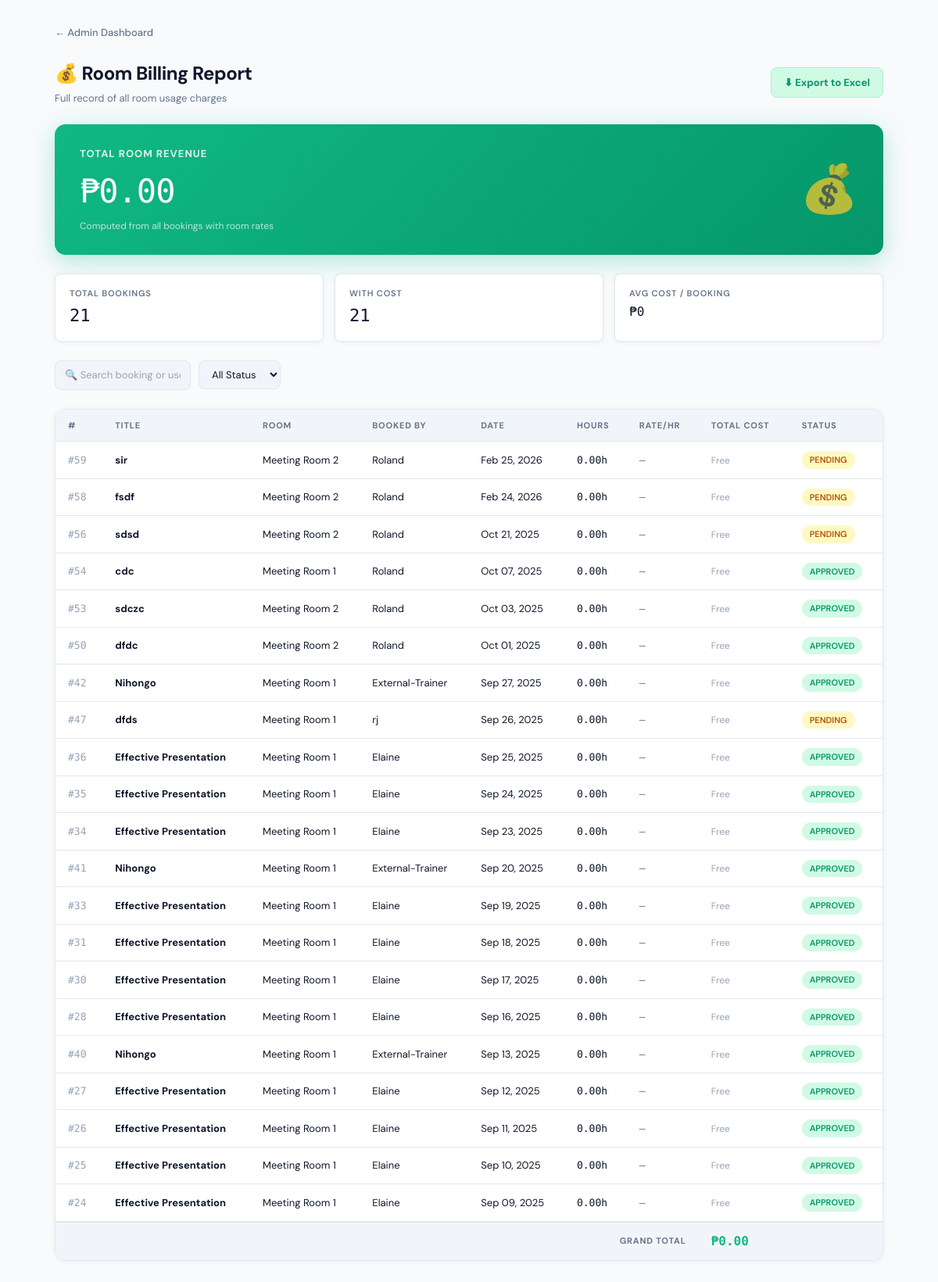
The page /dashboard-admin/billing/ (signed in) on the database its author committed.
### booking/models.py (models this page shows, shortened)
class Booking(models.Model):
    STATUS_CHOICES = [
        ("Pending",  "Pending"),
        ("Approved", "Approved"),
        ("Rejected", "Rejected"),
    ]
    room       = models.ForeignKey(Room, on_delete=models.CASCADE, related_name='bookings')
    title      = models.CharField(max_length=200)
    attendees  = models.PositiveIntegerField(default=1)
    start      = models.DateTimeField()
    end        = models.DateTimeField()
    created_by = models.ForeignKey(User, on_delete=models.CASCADE, related_name='bookings')
    color      = models.CharField(max_length=7, blank=True, null=True)
    status     = models.CharField(max_length=20, choices=STATUS_CHOICES, default="Pending")
    hours_used = models.DecimalField(max_digits=6,  decimal_places=2, default=0)
    total_cost = models.DecimalField(max_digits=10, decimal_places=2, default=0)

class Room(models.Model):
    name           = models.CharField(max_length=100, unique=True)
    description    = models.CharField(max_length=255, blank=True)
    capacity       = models.PositiveIntegerField(default=0, help_text="Max attendees")
    tools          = models.CharField(max_length=255, blank=True, help_text="e.g. speaker, projector")
    tables         = models.PositiveIntegerField(default=0)
    chairs         = models.PositiveIntegerField(default=0)
    image          = models.ImageField(upload_to='room_images/', blank=True, null=True)
    projector      = models.CharField(max_length=3, choices=[("Yes","Yes"),("No","No")], default="No")
    speaker        = models.CharField(max_length=3, choices=[("Yes","Yes"),("No","No")], default="No")
    price_per_hour = models.DecimalField(
        max_digits=10, decimal_places=2, default=0.00,
        help_text="Room rental cost per hour (PHP)"
    )

### booking/views.py (the view)
# urls.py: path("dashboard-admin/billing/",        views.room_billing_report, name="room_billing_report"),
@login_required
@user_passes_test(lambda u: u.is_superuser)
def room_billing_report(request):
    bookings      = Booking.objects.select_related('room', 'created_by').order_by('-start')
    total_revenue = sum(b.total_cost for b in bookings)
    return render(request, 'booking/room_billing.html', {
        'bookings':      bookings,
        'total_revenue': total_revenue,
    })

### booking/templates/booking/room_billing.html (shortened to what this page needs)
{% extends 'booking/base.html' %}
{% block content %}
<div class="page-wrap">
  <a href="{% url 'admin_dashboard' %}" class="back-link">← Admin Dashboard</a>
  <div style="display:flex;align-items:center;justify-content:space-between;flex-wrap:wrap;gap:12px;">
    <div>
      <div style="font-size:24px;font-weight:700;letter-spacing:-.5px;">💰 Room Billing Report</div>
      <div style="font-size:13px;color:var(--muted);margin-top:4px;">Full record of all room usage charges</div>
    </div>
    <a href="{% url 'export_billing_excel' %}" class="btn-export">⬇ Export to Excel</a>
  </div>
  <div class="billing-hero">
    <div>
      <div class="hero-label">Total Room Revenue</div>
      <div class="hero-amount">₱{{ total_revenue|floatformat:2 }}</div>
      <div class="hero-sub">Computed from all bookings with room rates</div>
    </div>
    <div class="hero-icon">💰</div>
  </div>
  <div class="stats-row">
    <div class="stat-card">
      <div class="stat-label">Total Bookings</div>
      <div class="stat-val">{{ bookings|length }}</div>
    </div>
    <div class="stat-card">
      <div class="stat-label">With Cost</div>
      <div class="stat-val">{{ bookings|length }}</div>
    </div>
    <div class="stat-card">
      <div class="stat-label">Avg Cost / Booking</div>
      <div class="stat-val" style="font-size:16px;">
        {% if bookings %}₱{% widthratio total_revenue bookings|length 1 %}{% else %}—{% endif %}
      </div>
    </div>
  </div>
  <div class="filter-row">
    <input type="text" id="searchInput" placeholder="🔍 Search booking or user…" oninput="filterTable()">
    <select id="statusFilter" onchange="filterTable()">
      <option value="">All Status</option>
    </select>
  </div>
  <div class="table-wrap">
    <table>
      <thead>
        <tr>
          <th>#</th>
          <th>Title</th>
          <th>Room</th>
          <th>Booked By</th>
          <th>Date</th>
          <th>Hours</th>
          <th>Rate/hr</th>
          <th>Total Cost</th>
          <th>Status</th>
        </tr>
      </thead>
      <tbody id="billingBody">
        {% for b in bookings %}
        <tr data-status="{{ b.status }}" data-search="{{ b.title|lower }} {{ b.created_by.username|lower }} {{ b.room.name|lower }}">
          <td><span style="font-family:'DM Mono',monospace;color:var(--dim);">#{{ b.id }}</span></td>
          <td><strong>{{ b.title }}</strong></td>
          <td>{{ b.room.name }}</td>
          <td>{{ b.created_by.username }}</td>
          <td>{{ b.start|date:"M d, Y" }}</td>
          <td style="font-family:'DM Mono',monospace;">{{ b.hours_used }}h</td>
          <td style="font-family:'DM Mono',monospace;color:var(--muted);">
            {% if b.room.price_per_hour > 0 %}₱{{ b.room.price_per_hour|floatformat:2 }}{% else %}—{% endif %}
          </td>
          <td>
            {% if b.total_cost > 0 %}
            <span class="cost-cell">₱{{ b.total_cost|floatformat:2 }}</span>
            {% else %}
            <span class="free-cell">Free</span>
            {% endif %}
          </td>
          <td>
            <span class="badge {% if b.status == 'Approved' %}badge-green{% elif b.status == 'Pending' %}badge-yellow{% else %}badge-red{% endif %}">{{ b.status }}</span>
          </td>
        </tr>
        {% empty %}
        <tr class="empty-row"><td colspan="9">No billing records found.</td></tr>
        {% endfor %}
      </tbody>
      <tfoot>
        <tr>
          <td colspan="7" class="total-label">GRAND TOTAL</td>
          <td class="cost-cell" style="font-size:16px;">₱{{ total_revenue|floatformat:2 }}</td>
          <td></td>
        </tr>
      </tfoot>
    </table>
  </div>
</div>
{% endblock %}

### booking/templates/booking/room_billing.html (style rules this page uses)
*,*::before,*::after { box-sizing:border-box; margin:0; padding:0; }
:root { --bg:#f8fafc; --surface:#fff; --surface2:#f1f5f9; --border:#e2e8f0; --accent:#4f46e5; --accent2:#ef4444; --accent3:#10b981; --text:#0f172a; --muted:#64748b; --dim:#94a3b8; --shadow:0 1px 6px rgba(0,0,0,.06); --shadow-md:0 4px 20px rgba(0,0,0,.08); --radius:14px; --radius-sm:8px; }
body { font-family:'DM Sans',sans-serif!important; background:var(--bg)!important; color:var(--text)!important; min-height:100vh!important; }
.page-wrap { max-width:1100px; margin:0 auto; padding:32px 20px; display:flex; flex-direction:column; gap:24px; }
.back-link { display:inline-flex; align-items:center; gap:6px; font-size:13px; color:var(--muted); text-decoration:none; font-weight:500; transition:.15s; }
.billing-hero { background:linear-gradient(135deg,#10b981,#059669); border-radius:var(--radius); padding:28px 32px; display:flex; align-items:center; justify-content:space-between; box-shadow:0 8px 30px rgba(16,185,129,.3); }
.hero-label { font-size:13px; color:rgba(255,255,255,.85); text-transform:uppercase; letter-spacing:1px; font-weight:700; margin-bottom:6px; }
.hero-amount { font-family:'DM Mono',monospace; font-size:42px; font-weight:500; color:white; letter-spacing:-1px; }
.hero-sub { font-size:12px; color:rgba(255,255,255,.7); margin-top:4px; }
.hero-icon { font-size:60px; opacity:.7; }
.stats-row { display:grid; grid-template-columns:repeat(auto-fit,minmax(160px,1fr)); gap:14px; }
.stat-card { background:var(--surface); border:1.5px solid var(--border); border-radius:var(--radius-sm); padding:16px 18px; box-shadow:var(--shadow); }
.stat-label { font-size:11px; font-weight:600; color:var(--muted); text-transform:uppercase; letter-spacing:.8px; margin-bottom:4px; }
.stat-val { font-family:'DM Mono',monospace; font-size:22px; font-weight:500; color:var(--text); }
.filter-row { display:flex; align-items:center; gap:10px; flex-wrap:wrap; }
.filter-row input,.filter-row select { padding:8px 12px; border-radius:var(--radius-sm); border:1.5px solid var(--border); background:var(--surface2); font-size:13px; font-family:'DM Sans',sans-serif; color:var(--text); outline:none; transition:.2s; }
.btn-export { display:inline-flex; align-items:center; gap:6px; padding:9px 16px; background:#d1fae5; color:#059669; border:1.5px solid #a7f3d0; border-radius:var(--radius-sm); font-size:13px; font-weight:700; text-decoration:none; transition:.15s; }
.table-wrap { background:var(--surface); border:1.5px solid var(--border); border-radius:var(--radius); overflow:hidden; box-shadow:var(--shadow); }
table { width:100%; border-collapse:collapse; font-size:13px; }
thead th { background:var(--surface2); padding:12px 16px; text-align:left; font-size:11px; font-weight:700; text-transform:uppercase; letter-spacing:.8px; color:var(--muted); border-bottom:1.5px solid var(--border); white-space:nowrap; }
tbody tr { border-bottom:1px solid var(--border); transition:.15s; }
tbody tr:last-child { border-bottom:none; }
tbody td { padding:12px 16px; color:var(--text); vertical-align:middle; }
.badge { display:inline-flex; padding:3px 10px; border-radius:20px; font-size:11px; font-weight:600; text-transform:uppercase; }
.badge-green { background:#d1fae5; color:#059669; }
.badge-yellow { background:#fef9c3; color:#b45309; }
.cost-cell { font-family:'DM Mono',monospace; font-size:13px; font-weight:700; color:var(--accent3); }
.free-cell { font-size:12px; color:var(--dim); }
tfoot td { padding:12px 16px; font-weight:700; border-top:2px solid var(--border); background:var(--surface2); font-size:13px; }
.total-label { text-align:right; color:var(--muted); text-transform:uppercase; letter-spacing:.8px; font-size:11px; }

### rows shown on the page
Booking: id "59", title "sir", room.name "Meeting Room 2", created_by.username "Roland", start "Feb 25, 2026", hours_used "0.00", total_cost "Free", status "PENDING"
Booking: id "58", title "fsdf", room.name "Meeting Room 2", created_by.username "Roland", start "Feb 24, 2026", hours_used "0.00", total_cost "Free", status "PENDING"
Booking: id "56", title "sdsd", room.name "Meeting Room 2", created_by.username "Roland", start "Oct 21, 2025", hours_used "0.00", total_cost "Free", status "PENDING"
Booking: id "54", title "cdc", room.name "Meeting Room 1", created_by.username "Roland", start "Oct 07, 2025", hours_used "0.00", total_cost "Free", status "APPROVED"
Booking: id "53", title "sdczc", room.name "Meeting Room 2", created_by.username "Roland", start "Oct 03, 2025", hours_used "0.00", total_cost "Free", status "APPROVED"
Booking: id "50", title "dfdc", room.name "Meeting Room 2", created_by.username "Roland", start "Oct 01, 2025", hours_used "0.00", total_cost "Free", status "APPROVED"
Booking: id "42", title "Nihongo", room.name "Meeting Room 1", created_by.username "External-Trainer", start "Sep 27, 2025", hours_used "0.00", total_cost "Free", status "APPROVED"
Booking: id "47", title "dfds", room.name "Meeting Room 1", created_by.username "rj", start "Sep 26, 2025", hours_used "0.00", total_cost "Free", status "PENDING"
Booking: id "36", title "Effective Presentation", room.name "Meeting Room 1", created_by.username "Elaine", start "Sep 25, 2025", hours_used "0.00", total_cost "Free", status "APPROVED"
Booking: id "35", title "Effective Presentation", room.name "Meeting Room 1", created_by.username "Elaine", start "Sep 24, 2025", hours_used "0.00", total_cost "Free", status "APPROVED"
Booking: id "34", title "Effective Presentation", room.name "Meeting Room 1", created_by.username "Elaine", start "Sep 23, 2025", hours_used "0.00", total_cost "Free", status "APPROVED"
Booking: id "41", title "Nihongo", room.name "Meeting Room 1", created_by.username "External-Trainer", start "Sep 20, 2025", hours_used "0.00", total_cost "Free", status "APPROVED"
Booking: id "33", title "Effective Presentation", room.name "Meeting Room 1", created_by.username "Elaine", start "Sep 19, 2025", hours_used "0.00", total_cost "Free", status "APPROVED"
Booking: id "31", title "Effective Presentation", room.name "Meeting Room 1", created_by.username "Elaine", start "Sep 18, 2025", hours_used "0.00", total_cost "Free", status "APPROVED"
Booking: id "30", title "Effective Presentation", room.name "Meeting Room 1", created_by.username "Elaine", start "Sep 17, 2025", hours_used "0.00", total_cost "Free", status "APPROVED"
Booking: id "28", title "Effective Presentation", room.name "Meeting Room 1", created_by.username "Elaine", start "Sep 16, 2025", hours_used "0.00", total_cost "Free", status "APPROVED"
Booking: id "40", title "Nihongo", room.name "Meeting Room 1", created_by.username "External-Trainer", start "Sep 13, 2025", hours_used "0.00", total_cost "Free", status "APPROVED"
Booking: id "27", title "Effective Presentation", room.name "Meeting Room 1", created_by.username "Elaine", start "Sep 12, 2025", hours_used "0.00", total_cost "Free", status "APPROVED"
Booking: id "26", title "Effective Presentation", room.name "Meeting Room 1", created_by.username "Elaine", start "Sep 11, 2025", hours_used "0.00", total_cost "Free", status "APPROVED"
Booking: id "25", title "Effective Presentation", room.name "Meeting Room 1", created_by.username "Elaine", start "Sep 10, 2025", hours_used "0.00", total_cost "Free", status "APPROVED"
Booking: id "24", title "Effective Presentation", room.name "Meeting Room 1", created_by.username "Elaine", start "Sep 09, 2025", hours_used "0.00", total_cost "Free", status "APPROVED"

### other values the page prints
{{ total_revenue|floatformat:2 }} "0.00"
{{ bookings|length }} "21"
